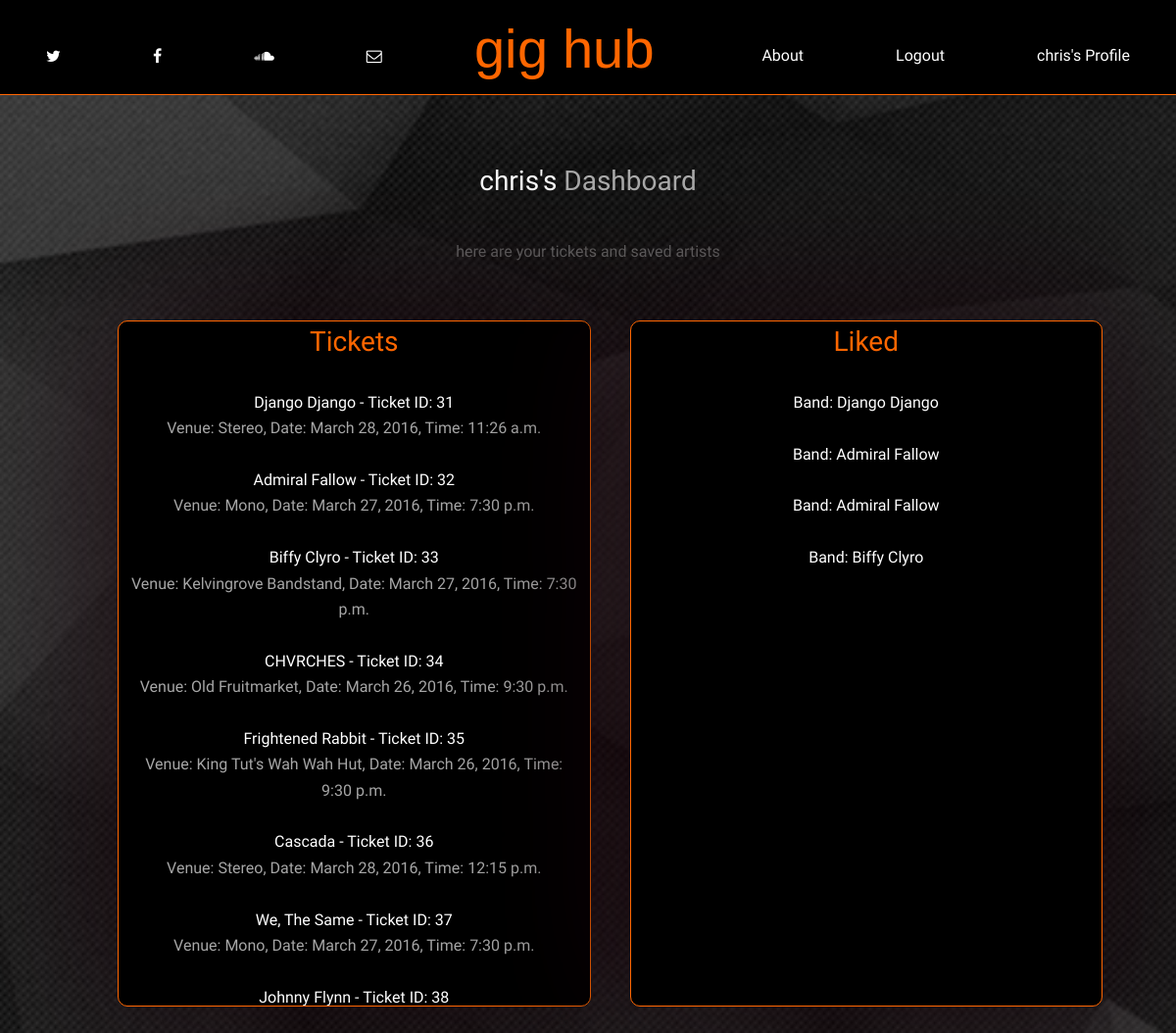
Screenshot of /app/userprofile/ (signed in) with the database file from the repository.
### app/models.py (models this page shows, shortened)
class Ticket(models.Model):
    price = models.IntegerField(max_length=100000)
    event = models.ForeignKey(Event)
    user = models.ForeignKey(User)
    quantity = models.IntegerField(max_length=3)

class Event(models.Model):
        name = models.CharField(max_length=128, unique=False)
        time = models.DateTimeField()
        venue = models.ForeignKey(Venue)
        media = models.URLField()
        performer = models.ForeignKey(Performer)
        slug = models.SlugField()
        no_tickets = models.IntegerField(default=0)
        price = models.IntegerField(default=0)

class Performer (models.Model):
    performer = models.ForeignKey(User, null=True)
    bandname = models.CharField(max_length=128,null=False)
    paypal = models.CharField(max_length=128)
    media = models.URLField()
    genre = models.CharField(max_length=128)

class Venue(models.Model):
    name = models.CharField(max_length=128)
    address = models.CharField(max_length=256)
    contact = models.CharField(max_length=256)
    location = models.CharField(max_length=128)
    def __unicode__(self):  #For Python 2, use __str__ on Python 3
        return self.name

class Like(models.Model):
    user = models.ForeignKey(User)
    performer = models.ForeignKey(Performer)

### app/views.py (the view)
def userprofile(request):
    get_user = User.objects.get(username=request.user.username)
    tickets = Ticket.objects.all().filter(user = get_user)
    likes = Like.objects.filter(user=get_user)
    context_dict = {'tickets': tickets,'likes':likes}
    return render(request, 'Gigstop/userprofile.html',context_dict )

### app/templatetags/app_tags.py (called while the page is built)
@register.filter(name='is_member')
def is_member(user, group_name):
	group = Group.objects.get(name=group_name)
	return True if group in user.groups.all() else False

### templates/Gigstop/userprofile.html
{% extends 'Gigstop/base.html' %}
{% load staticfiles %}
{% block body_block %}
<header id="header">
		<h1><strong>{{user.username}}'s</strong> Dashboard </h1>
		<p>here are your tickets and saved artists</p><br>
		{% if tickets %}
		<ul>
<div id="DashboardContainer">
		<div class="UserTicketsBox">
		<h1 style="color:#ff6600;">Tickets</h1>
		{% for Ticket in tickets %}
				<ul>
		             <li>
		             	<strong>{{Ticket.event.performer.bandname}} - Ticket ID: {{Ticket.event.id}}</strong><br>
		             	Venue: {{Ticket.event.venue}},
		             	Date: {{Ticket.event.time.date}},
		             	Time: {{Ticket.event.time.time}}
		             	<br>
		             <br>
					{% endfor %}
				</ul>
		{% else %}
				<p>You have to active tickets</p>
		{% endif %}
		</div>
		{% if likes %}
		<div class="UserTicketsBox">
			<h1 style="color:#ff6600;">Liked</h1>
			{% for Like in likes %}
			<ul>
				 <li><strong>Band: {{Like.performer.bandname}}</strong><br>
	             <br>
				{% endfor %}
			</ul>
		{% endif %}
		</div>
</div>
</header>
{% endblock %}

### templates/Gigstop/base.html (shortened to what this page needs)
<!DOCTYPE html>
{% load static %}
{% load app_tags %}
<link rel="stylesheet" href="../../static/CSS/CSSmenu.css" type="text/css" media="all">
<link rel="stylesheet" href="http://maxcdn.bootstrapcdn.com/font-awesome/4.3.0/css/font-awesome.min.css">
<html>
	<body onload="buyTicket()">
		<div id="container">
			<navbar id="navbar" role="navigation">
				<div>
					<ul>
							<li><a href="http://twitter.com/moaimsc" target="blank"
								class="icon style6 fa-twitter"><span class="label">Twitter</span></a></li>
							<li><a href="https://www.facebook.com/MOAImusic/" target="blank"
								class="icon style6 fa-facebook"><span class="label">Facebook</span></a></li>
							<li><a href="http://soundcloud.com/moai_music" target="blank"
								class="icon style6 fa-soundcloud"><span class="label">Soundcloud</span></a></li>
							<li><a href="mailto:christopher.melville@me.com" target="blank"
								class="icon style6 fa-envelope-o"><span class="label">Email</span></a></li>
							<li><a id="logo" href="{% url 'index' %}" >gig hub </a></li>
							<li><a href="{% url 'about' %}" id="about">About</a></li>
						{% if user.is_authenticated %}
							<li><a href="{% url 'logout' %}" id="logout">Logout</a></li>
							{% if user|is_member:"Band" %}
								<li><a href="{% url 'performer_profile' %}" id="performer_profile">{{ user.username }}'s Profile</a></li>
							{%else%}
								<li><a href="{% url 'userprofile' %}" id="userprofile">{{ user.username }}'s Profile</a></li>
							{% endif %}
						{%else %}
							<li><a href="{% url 'login' %}" id="login">Login</a></li>
							<li><a href="{% url 'register' %}" id="register">Register</a></li>
						{% endif %}
					</ul>
				</div>
			</navbar>
			<div id="content">
				{% block body_block %}{% endblock %}
			</div>
		</div>
	</body>
</html>

### static/CSS/base.css (style rules this page uses)
html, body, div, span, applet, object, iframe, h1, h2, h3, h4, h5, h6, p, blockquote, pre, a, abbr, acronym, address, big, cite, code, del, dfn, em, img, ins, kbd, q, s, samp, small, strike, strong, sub, sup, tt, var, b, u, i, center, dl, dt, dd, ol, ul, li, fieldset, form, label, legend, table, caption, tbody, tfoot, thead, tr, th, td, article, aside, canvas, details, embed, figure, figcaption, footer, header, hgroup, menu, nav, output, ruby, section, summary, time, mark, audio, video { margin: 0; padding: 0; border: 0; font-size: 100%; font: inherit; vertical-align: baseline; }
article, aside, details, figcaption, figure, footer, header, hgroup, menu, nav, section { display: block; }
body { line-height: 1; }
ol, ul { list-style: none; }
body { -webkit-text-size-adjust: none; }
*, *:before, *:after { -moz-box-sizing: border-box; -webkit-box-sizing: border-box; box-sizing: border-box; }
body { -ms-overflow-style: scrollbar; }
body { background: url("../images/bg.jpg") no-repeat center center fixed; -webkit-background-size: cover; -moz-background-size: cover; -o-background-size: cover; background-size: cover; }
body, input, select, textarea { color: rgba(255, 255, 255, 0.65); font-family: "Source Sans Pro", Helvetica, sans-serif; font-size: 13pt; font-weight: 200; line-height: 1.65; }
@media screen and (max-width: 1280px) { body, input, select, textarea { font-size: 12pt; } }
a { color: inherit; text-decoration: none; -moz-transition: border-bottom-color 0.2s ease-in-out, color 0.2s ease-in-out; -webkit-transition: border-bottom-color 0.2s ease-in-out, color 0.2s ease-in-out; -ms-transition: border-bottom-color 0.2s ease-in-out, color 0.2s ease-in-out; transition: border-bottom-color 0.2s ease-in-out, color 0.2s ease-in-out; }
strong, b { color: #ffffff; font-weight: 200; }
p { margin: auto; width: 90%; padding: 10px; }
h1, h2, h3, h4, h5, h6 { color: #ffffff; font-weight: 200; line-height: 1.5; margin: 0 0 1em 0; }
h1 { font-size: 1.75em; }
#DashboardContainer { display: flex; height:100%; width: 95%; margin: 0px 50px 0px 50px; }
.UserTicketsBox { overflow-y: scroll; display: inline-block; padding:0px 10px 0px 10px; height:700px; width: 50%; margin:20px; border-radius: 10px; border: solid 0.5px #ff6600; background-color: black; box-shadow: inset 0 0 0 1px rgba(0, 0, 0, 0), 0 0 10em 0 #16030a; }
.icon { text-decoration: none; border-bottom: none; position: relative; }
.icon:before { -moz-osx-font-smoothing: grayscale; -webkit-font-smoothing: antialiased; font-family: FontAwesome; font-style: normal; font-weight: normal; text-transform: none !important; }
#container { min-height: 100%; position: relative; }
#navbar { height: 50px; background-color: black; margin-top: 0px; width: 100%; text-align: center; margin-top: 0; color: white; top: 0; left: 0; z-index: 999; position: fixed; float: left; border-bottom: 1px solid #ff6600; }
#navbar ul { list-style-type: none; display: flex; justify-content: space-between; flex-wrap: wrap; vertical-align: middle; }
#navbar li { margin-top: -20px; vertical-align: middle; flex: 1 0 auto; }
#navbar ul li:nth-child(5) { color: #ff6600; margin-top: -60px; font-family: ‘Trebuchet MS’, Helvetica, sans-serif; font-size: 350%; }
@media screen and (max-width: 2000px) { #navbar { padding: 4em 0 2em 0; } }
@media screen and (max-width: 2000px) { #header { text-align: center; padding: 6em 0 4em 0; margin: 100px 50px 0px 50px; } }
@media screen and (max-width: 2000px) { #header h1 { color: rgba(255, 255, 255, 0.65); } }
@media screen and (max-width: 2000px) { header p { color: rgba(255, 255, 255, 0.35); } }

### rows the page displays
Ticket: event.performer.bandname "Django Django", event.id "31", event.venue "Stereo", event.time "March 28, 2016", event.time.time "11:26 a.m."
Ticket: event.performer.bandname "Admiral Fallow", event.id "32", event.venue "Mono", event.time "March 27, 2016", event.time.time "7:30 p.m."
Ticket: event.performer.bandname "Biffy Clyro", event.id "33", event.venue "Kelvingrove Bandstand", event.time "March 27, 2016", event.time.time "7:30 p.m."
Ticket: event.performer.bandname "CHVRCHES", event.id "34", event.venue "Old Fruitmarket", event.time "March 26, 2016", event.time.time "9:30 p.m."
Ticket: event.performer.bandname "Frightened Rabbit", event.id "35", event.venue "King Tut's Wah Wah Hut", event.time "March 26, 2016", event.time.time "9:30 p.m."
Ticket: event.performer.bandname "Cascada", event.id "36", event.venue "Stereo", event.time "March 28, 2016", event.time.time "12:15 p.m."
Ticket: event.performer.bandname "We, The Same", event.id "37", event.venue "Mono", event.time "March 27, 2016", event.time.time "7:30 p.m."
Ticket: event.performer.bandname "Johnny Flynn", event.id "38"
Like: performer.bandname "Django Django"
Like: performer.bandname "Admiral Fallow"
Like: performer.bandname "Admiral Fallow"
Like: performer.bandname "Biffy Clyro"

### other values shown
{{ user.username }} "chris"
